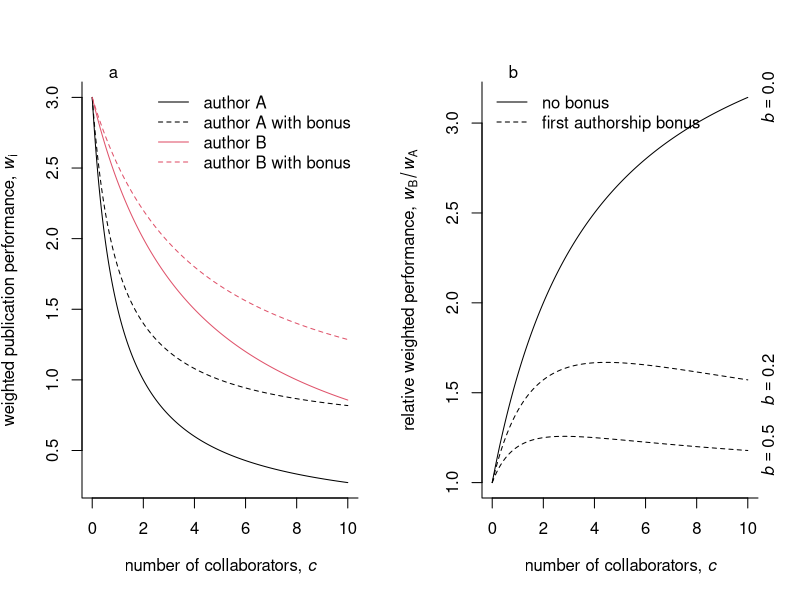

Here is the R script that generated this plot:

# figure to illustrate the weighted publication production

## functions
weighted.pubs.A <- function(c.co, a=3, G=4) {
	a/(1+c.co)
}
weighted.pubs.B <- function(c.co, a=3, G=4) {
	(G*a)/(G+c.co)
}
w.p.A <- function(co, a=3, G=4, b=0.2) {
	a*b + (1-b)*(a/(1+co))
}
w.p.B <- function(co, a=3, G=4, b=0.2) {
	a*b + (1-b)*((G*a)/(G+co))
}

## plots

#png(file="weighted_production.png", width=700, height=600)
pdf(file="paperfigs/weighted_production.pdf", width=7, height=6)
op <- par(mfcol=c(1, 2))
cc <- seq(0,10,0.01)
plot(cc, weighted.pubs.A(cc), type="l", bty="l",
		 xlab=expression(paste("number of collaborators, ", italic(c))),
		 ylab=expression(paste("weighted publication performance, ", italic(w)[i])))
lines(cc, weighted.pubs.B(cc), col=2)
lines(cc, w.p.A(cc), lty=2)
lines(cc, w.p.B(cc), lty=2, col=2)
legend("topright", legend=c("author A", "author A with bonus",
														"author B", "author B with bonus"), lty=c(1,2,1,2),
														col=c(1,1,2,2), bty="n")
mtext("a", side=3, adj=0.1)

ww0 <- weighted.pubs.B(cc)/weighted.pubs.A(cc)
ww02 <- w.p.B(cc)/w.p.A(cc)
ww05 <- w.p.B(cc, b=0.5)/w.p.A(cc, b=0.5)
plot(cc, ww0, type="l", bty="l",
		 xlab=expression(paste("number of collaborators, ", italic(c))),
		 ylab=expression(paste("relative weighted performance, ",
													 italic(w)[B]/italic(w)[A])))
lines(cc, ww02, lty=2)
lines(cc, ww05, lty=2)
legend("topleft", legend=c("no bonus", "first authorship bonus"),
			 lty=c(1,2), bty="n")
mtext(expression(italic(b) == "0.0"), side=4, at=ww0[length(ww0)])
mtext(expression(italic(b) == "0.2"), side=4, at=ww02[length(ww02)])
mtext(expression(italic(b) == "0.5"), side=4, at=ww05[length(ww05)])
mtext("b", side=3, adj=0.1)
par(op)
dev.off()

